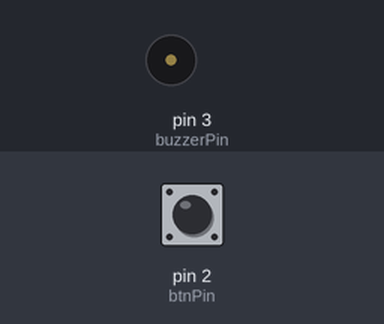
A sketch run on a simulated Arduino Uno, built with avr-gcc and run on an emulated ATmega328P. On the bench: buzzer (waves = sounding, pin HIGH). Inputs (shaded band) come from the test bench; at power-on: pin 2 (btnPin) HIGH.

Above: at 1.2 s.
1.3 s: pin 2 (btnPin) pulled LOW for 0.15 s
At 1.37 s:
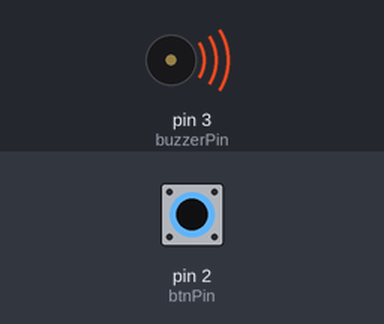
2.9 s: pin 2 (btnPin) pulled LOW for 3.2 s
At 7.2 s:
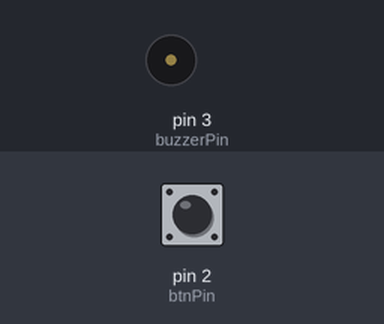
Timing chart, 0 to 8.7 s (numbered marks = the images above; inputs shaded):
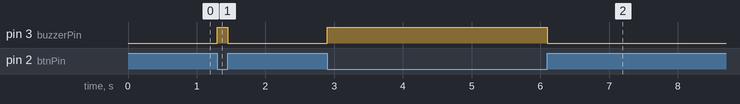

Measured:
- after the input at 1.3 s, pin 3 (buzzerPin): LOW → HIGH at once, → LOW 0.15 s later
- after the input at 2.9 s, pin 3 (buzzerPin): LOW → HIGH at once, → LOW 3.2 s later

The sketch:

Piezo.ino
```cpp
int buzzerPin = 3;
int btnPin = 2;
int readValue;

void setup() {
  // put your setup code here, to run once:
  pinMode(buzzerPin, OUTPUT);
  pinMode(btnPin, INPUT_PULLUP);


}

void loop() {
  // put your main code here, to run repeatedly:
  readValue = digitalRead(btnPin);
  if (readValue == 0) {
    digitalWrite(buzzerPin, HIGH);
  }else{
      digitalWrite(buzzerPin, LOW);
  }
}
```
